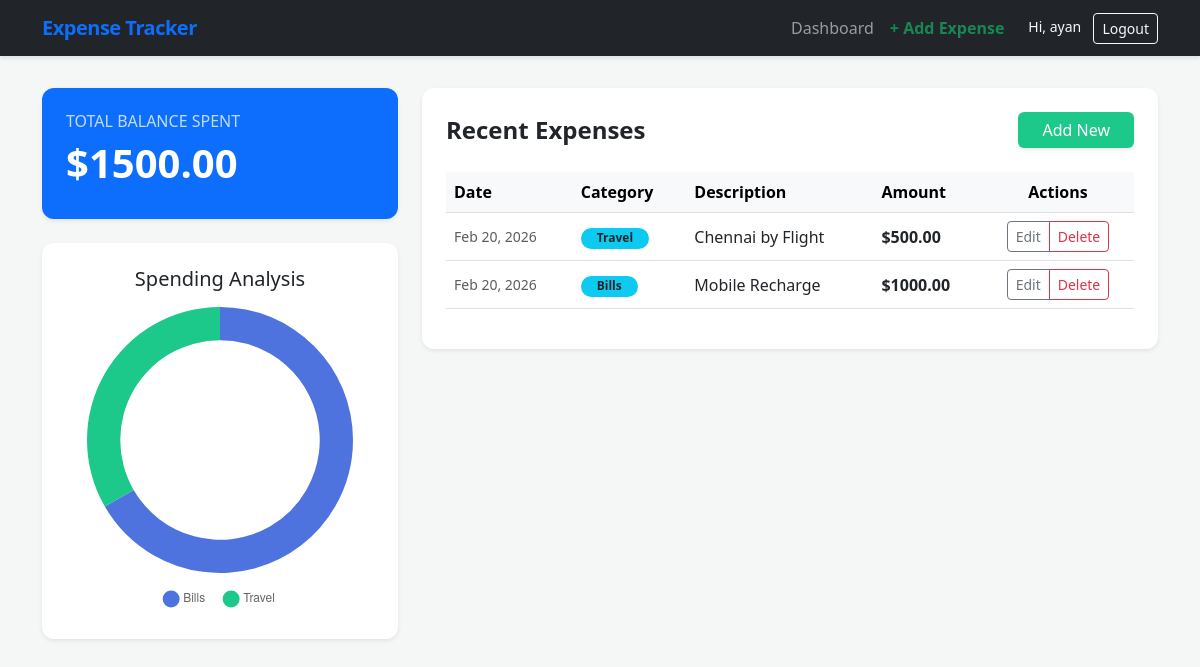
The app's page /dashboard/ (signed in) with its own data.
### tracker/models.py (models this page shows, shortened)
class Expense(models.Model):
    CATEGORY_CHOICES = [
        ('Food', 'Food'),
        ('Travel', 'Travel'),
        ('Bills', 'Bills'),
        ('Shopping', 'Shopping'),
        ('Other', 'Other'),
    ]
    user = models.ForeignKey(User, on_delete=models.CASCADE)
    amount = models.DecimalField(max_digits=10, decimal_places=2)
    category = models.CharField(max_length=50, choices=CATEGORY_CHOICES)
    description = models.CharField(max_length=200)
    date = models.DateField(auto_now_add=True)

### tracker/views.py (the view)
# urls.py: path('dashboard/', views.dashboard, name='dashboard'),
@login_required
def dashboard(request):
    expenses = Expense.objects.filter(user=request.user)
    total_data = expenses.aggregate(Sum('amount'))
    total = total_data['amount__sum'] or 0
    category_qs = expenses.values('category').annotate(total_amount=Sum('amount'))
    labels = [item['category'] for item in category_qs]
    data = [float(item['total_amount']) for item in category_qs]
    category_filter = request.GET.get('category')
    if category_filter:
        expenses = expenses.filter(category=category_filter)
    return render(request, 'dashboard.html', {
        'expenses': expenses,
        'total': total,
        'labels': labels,
        'data': data
    })

### templates/dashboard.html (shortened to what this page needs)
{% extends 'base.html' %}
{% block content %}
<div class="row">
    <div class="col-md-4 mb-4">
        <div class="card bg-primary text-white p-4 mb-4 shadow-sm border-0">
            <h6 class="text-uppercase opacity-75">Total Balance Spent</h6>
            <h2 class="display-6 fw-bold">${{ total|floatformat:2 }}</h2>
        </div>
        <div class="card p-4 shadow-sm border-0">
            <h5 class="card-title text-center mb-3">Spending Analysis</h5>
            {% if data %}
                <canvas id="expenseChart"></canvas>
            {% else %}
                <p class="text-center text-muted py-5">Add expenses to see the chart.</p>
            {% endif %}
        </div>
    </div>
    <div class="col-md-8">
        <div class="card p-4 shadow-sm border-0">
            <div class="d-flex justify-content-between align-items-center mb-4">
                <h4 class="m-0 fw-bold">Recent Expenses</h4>
                <a href="{% url 'add_expense' %}" class="btn btn-success shadow-sm px-4">
                     Add New
                </a>
            </div>
            <div class="table-responsive">
                <table class="table table-hover align-middle">
                    <thead class="table-light">
                        <tr>
                            <th>Date</th>
                            <th>Category</th>
                            <th>Description</th>
                            <th>Amount</th>
                            <th class="text-center">Actions</th>
                        </tr>
                    </thead>
                    <tbody>
                        {% for expense in expenses %}
                        <tr>
                            <td class="text-muted small">{{ expense.date|date:"M d, Y" }}</td>
                            <td>
                                <span class="badge rounded-pill bg-info text-dark px-3">
                                    {{ expense.category }}
                                </span>
                            </td>
                            <td>{{ expense.description }}</td>
                            <td class="fw-bold">${{ expense.amount }}</td>
                            <td class="text-center">
                                <div class="btn-group" role="group">
                                    <a href="{% url 'edit_expense' expense.pk %}" class="btn btn-sm btn-outline-secondary">Edit</a>
                                    <a href="{% url 'delete_expense' expense.pk %}" class="btn btn-sm btn-outline-danger"
                                       onclick="return confirm('Are you sure you want to delete this expense?')">Delete</a>
                                </div>
                            </td>
                        </tr>
                        {% empty %}
                        <tr>
                            <td colspan="5" class="text-center text-muted py-4">
                                No expenses found for this account. <a href="{% url 'add_expense' %}">Add one now!</a>
                            </td>
                        </tr>
                        {% endfor %}
                    </tbody>
                </table>
            </div>
        </div>
    </div>
</div>
<script>
    {% if data %}
    const ctx = document.getElementById('expenseChart').getContext('2d');
    new Chart(ctx, {
        type: 'doughnut',
        data: {
            labels: {{ labels|safe }},  // Categories from views.py
            datasets: [{
                data: {{ data|safe }},  // Amounts from views.py
                backgroundColor: [
                    '#4e73df', '#1cc88a', '#36b9cc', '#f6c23e', '#e74a3b', '#6f42c1'
                ],
                hoverOffset: 15,
                borderWidth: 0
            }]
        },
        options: {
            responsive: true,
            maintainAspectRatio: true,
            plugins: {
                legend: {
                    position: 'bottom',
                    labels: {
                        padding: 20,
                        usePointStyle: true
                    }
                }
            },
            cutout: '75%'
        }
    });
    {% endif %}
</script>
{% endblock %}

### templates/base.html (shortened to what this page needs)
<!DOCTYPE html>
<html lang="en">
<head>
    <link href="https://cdn.jsdelivr.net/npm/bootstrap@5.3.0/dist/css/bootstrap.min.css" rel="stylesheet">
</head>
<body>
    <nav class="navbar navbar-expand-lg navbar-dark bg-dark mb-4">
        <div class="container">
            <a class="navbar-brand text-primary" href="{% url 'dashboard' %}">Expense Tracker</a>
            <div class="collapse navbar-collapse" id="navbarNav">
                <ul class="navbar-nav ms-auto align-items-center">
                    {% if user.is_authenticated %}
                        <li class="nav-item">
                            <a class="nav-link" href="{% url 'dashboard' %}">Dashboard</a>
                        </li>
                        <li class="nav-item">
                            <a class="nav-link text-success fw-bold" href="{% url 'add_expense' %}">+ Add Expense</a>
                        </li>
                        <li class="nav-item ms-lg-3">
                            <span class="navbar-text text-light me-2 small">Hi, {{ user.username }}</span>
                            <a class="btn btn-outline-light btn-sm" href="{% url 'logout' %}">Logout</a>
                        </li>
                    {% endif %}
                </ul>
            </div>
        </div>
    </nav>
    <div class="container py-2">
        {% block content %}
        {% endblock %}
    </div>
</body>
</html>

### templates/base.html (style rules this page uses)
body { background-color: #f4f7f6; font-family: 'Segoe UI', Tahoma, Geneva, Verdana, sans-serif; }
.navbar { box-shadow: 0 2px 4px rgba(0,0,0,0.1); }
.navbar-brand { font-weight: 700; letter-spacing: -0.5px; }
.card { border: none; border-radius: 12px; transition: transform 0.2s; }
.btn-success { background-color: #1cc88a; border: none; }

### records on screen
Expense: date "Feb 20, 2026", category "Travel", description "Chennai by Flight", amount "500.00"
Expense: date "Feb 20, 2026", category "Bills", description "Mobile Recharge", amount "1000.00"

### other values on screen
{{ user.username }} "ayan"
{{ total|floatformat:2 }} "1500.00"
chart data {{ labels|safe }} ['Bills', 'Travel']
chart data {{ data|safe }} [1000.0, 500.0]
